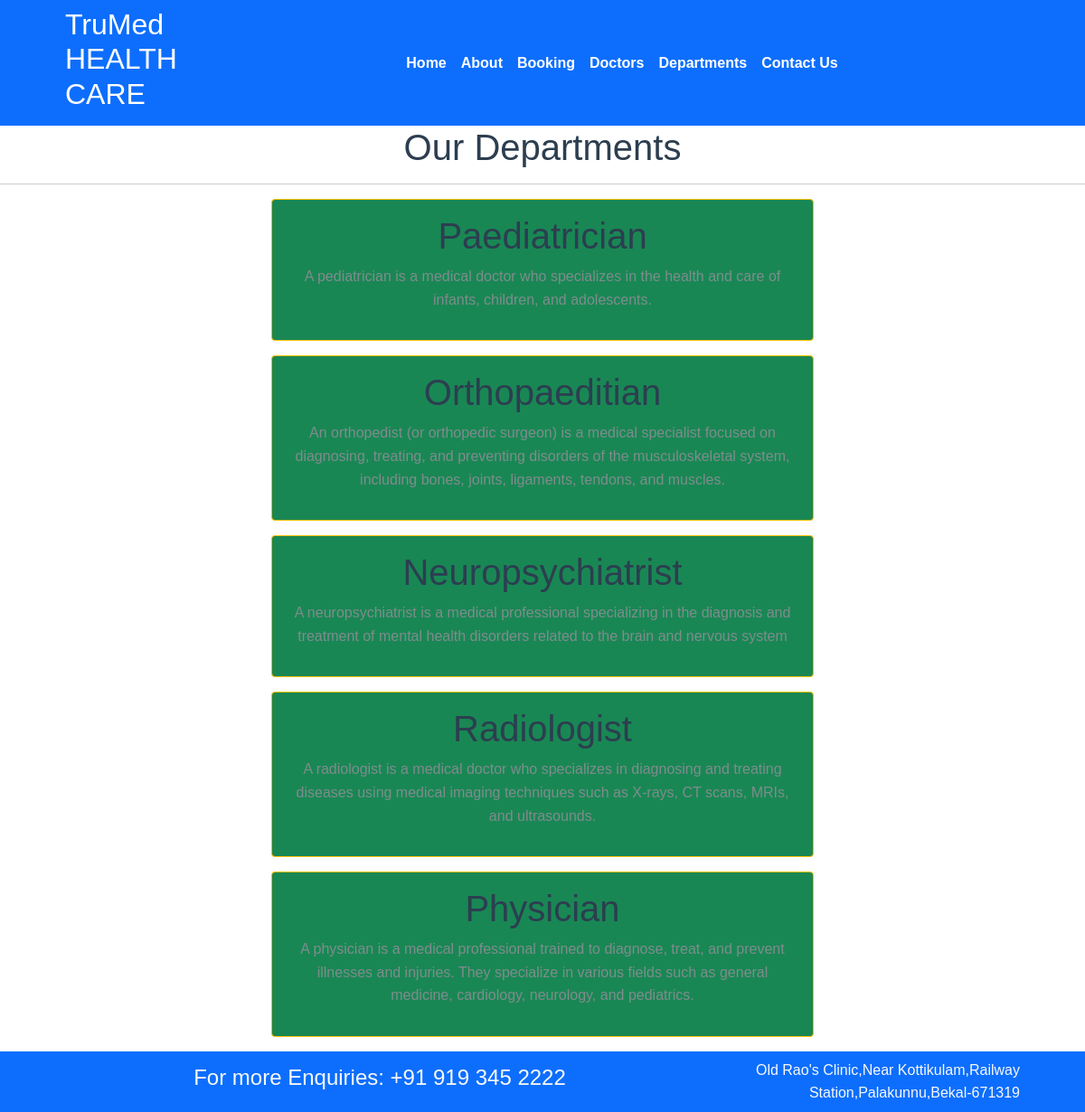
Screenshot of /department with the database file from the repository.
### home/models.py (models this page shows, shortened)
class Departments(models.Model):
    dep_name = models.CharField(max_length=100)
    dep_decription = models.TextField()

### home/views.py (the view)
# urls.py: path('department', views.department, name='department'),
def department(request):
    dict_dept={
        'dept': Departments.objects.all()
    }
    return render(request, 'department.html', dict_dept)

### templates/department.html (shortened to what this page needs)
{% extends 'base.html' %}
{% block content%}
<h1 class="text-center"> Our Departments </h1>
<hr>
{% for d in dept %}
<div class="mx-auto w-50 bg-success text-center text-white p-3 my-3 border border-warning rounded">
    <h1>{{d.dep_name}}</h1>
    <p>{{d.dep_decription}}</p>
</div>
{% endfor %}
{% endblock %}

### static/css/style.css (style rules this page uses)
body { font-family: 'Arial', sans-serif; margin: 0; padding: 0; color: #333; line-height: 1.6; }
h1, h2, h3 { color: #2c3e50; }
p { font-size: 16px; color: #7f8c8d; }

### rows the page displays
Departments: dep_name "Paediatrician", dep_decription "A pediatrician is a medical doctor who specializes in the health and care of infants, children, and adolescents."
Departments: dep_name "Orthopaeditian", dep_decription "An orthopedist (or orthopedic surgeon) is a medical specialist focused on diagnosing, treating, and preventing disorders of the musculoskeletal system, including bones, joints, ligaments, tendons, and muscles."
Departments: dep_name "Neuropsychiatrist", dep_decription "A neuropsychiatrist is a medical professional specializing in the diagnosis and treatment of mental health disorders related to the brain and nervous system"
Departments: dep_name "Radiologist", dep_decription "A radiologist is a medical doctor who specializes in diagnosing and treating diseases using medical imaging techniques such as X-rays, CT scans, MRIs, and ultrasounds."
Departments: dep_name "Physician", dep_decription "A physician is a medical professional trained to diagnose, treat, and prevent illnesses and injuries. They specialize in various fields such as general medicine, cardiology, neurology, and pediatrics."
